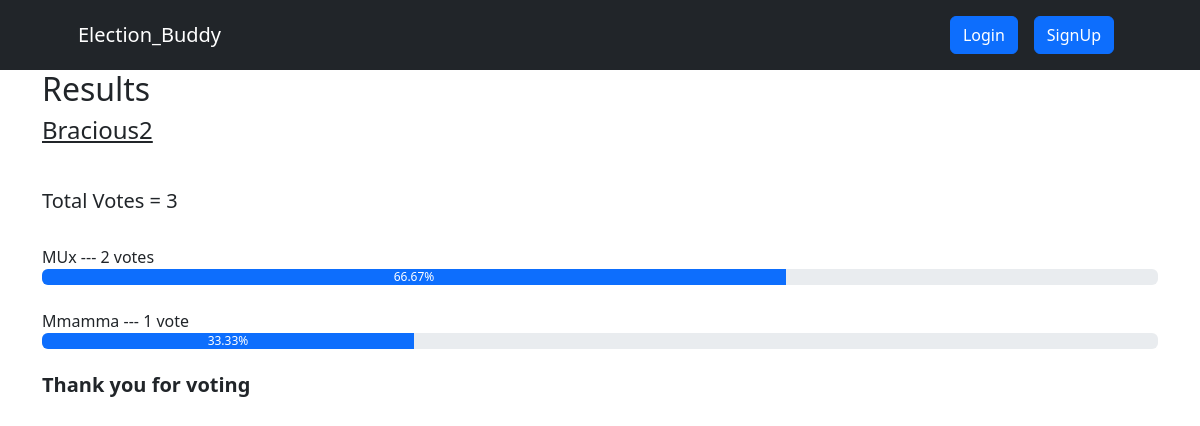
The app's page /result/bracious2 with its own data.
### voteapp/models.py (models this page shows, shortened)
class Category(models.Model):
    title = models.CharField(max_length=200)
    slug = models.SlugField(blank=True, null=True)
    description = models.TextField(blank=True, null=True)
    total_vote = models.IntegerField(default=0)
    voters = models.ManyToManyField(User, blank=True)

class CategoryItem(models.Model):
    title = models.CharField(max_length=200)
    total_vote = models.IntegerField(default=0)
    category = models.ForeignKey(Category, on_delete=models.CASCADE, related_name="items")
    voters = models.ManyToManyField(User, blank=True)
    @property
    def percentage_vote(self):
        category_votes = self.category.total_vote
        item_votes = self.total_vote
        if category_votes == 0:
            vote_in_percentage = 0
        else:
            vote_in_percentage = (item_votes/category_votes) * 100
        return vote_in_percentage

### voteapp/views.py (the view)
# urls.py: path("result/<str:slug>", views.result, name="result"),
def result(request, slug):
    category = Category.objects.get(slug=slug)
    items = CategoryItem.objects.filter(category=category)
    context = {"category": category, "items": items}
    return render(request, "result.html", context)

### voteapp/templatetags/custom_filters.py (called while the page is built)
@register.filter(name="has_voted")
def has_voted(user, voters):
    return any(user.id== voter.id for voter in voters)

### voteapp/templates/result.html
{% extends 'base.html' %}
{% block content %}
{% load humanize %}
{% load custom_filters %}
<div class="container result-container">
    <div class="sub-container">
      <h2>Results</h2>
      <h4>{{category.title}}</h4>
      <br>
      <h5>Total Votes = {{category.total_vote}}</h5>
      <br />
      {% for item in items  %}
      {% if request.user|has_voted:item.voters.all %}
      <small>{{item.title}}</strong> --- {{item.total_vote}} vote{{item.total_vote | pluralize:",s"}} ---  <strong>[voted]</strong> </small>
      <div class="progressContainer">
        <div class="progress">
          <div
            class="progress-bar"
            role="progressbar"
            aria-label="Example with label"
            style="width:{{item.percentage_vote | floatformat:2}}%;"
            aria-valuenow="25"
            aria-valuemin="0"
            aria-valuemax="100"
          >
          {{item.percentage_vote | floatformat:2}}%
          </div>
        </div>
      </div>
      <br>
      {% else %}
      <small>{{item.title}}</strong> --- {{item.total_vote}} vote{{item.total_vote | pluralize:",s"}} </small>
      <div class="progressContainer">
        <div class="progress">
          <div
            class="progress-bar"
            role="progressbar"
            aria-label="Example with label"
            style="width:{{item.percentage_vote | floatformat:2}}%;"
            aria-valuenow="25"
            aria-valuemin="0"
            aria-valuemax="100"
          >
          {{item.percentage_vote | floatformat:2}}%
          </div>
        </div>
      </div>
      <br>
      {% endif %}
      {% endfor %}
      <h5 style="font-weight: bold">Thank you for voting</h5>
    </div>
  </div>
{% endblock content %}

### voteapp/static/css/style.css (style rules this page uses)
* { box-sizing: border-box; }
.result-container { display: flex; align-items: center; justify-content: center; }
.sub-container { width: inherit }
.result-container h4 { text-decoration: underline; margin-bottom: 20px; }
.result-container small { font-size: 16px; font-weight: 500; }

### records on screen
Category: title "Bracious2", total_vote "3"
CategoryItem: title "MUx", total_vote "2", total_vote|pluralize "s", percentage_vote "66.67"
CategoryItem: title "Mmamma", total_vote "1", percentage_vote "33.33"
